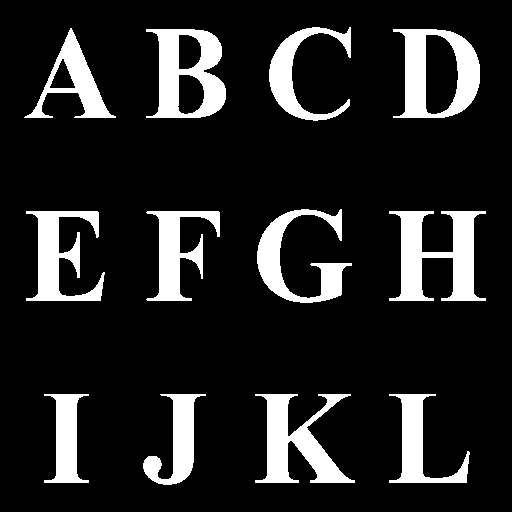
#> input picture Python/DImgP_2022/Ch10/ABC.bmp, 512 x 512 px
$ python hole_filling.py
#> lines starting #> are read from the running program, lines starting #| are printed output that depends on the picture; after the words box and inside, x2 and y2 are one past the last pixel; in counts of white or black regions, pixels touching at a corner belong together
#> in main, `img1 = cv2.imread( "ABC.bmp", -1 )`: img1: shape (512, 512); 14% white; 12 white regions, largest, box (x1, y1, x2, y2) and area: (389, 211, 486, 301) 4355, (146, 29, 226, 118) 3936, (393, 29, 480, 118) 3876
import numpy as np
import cv2

def hole_filling( f ):
	g = f.copy( )
	nr, nc = f.shape[:2]
#> nr = 512; nc = 512
	negative = 255 - f
	n, labels = cv2.connectedComponents( negative )
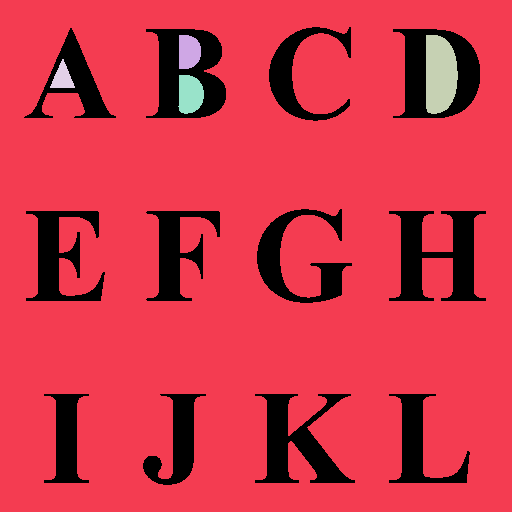
#> labels: shape (512, 512) int32; 6 distinct labels, from 0 to 5; one colour per label, 0 black
#> n = 6
	for x in range( nr ):
		for y in range( nc ):
			if labels[x,y] > 1:
				g[x,y] = 255
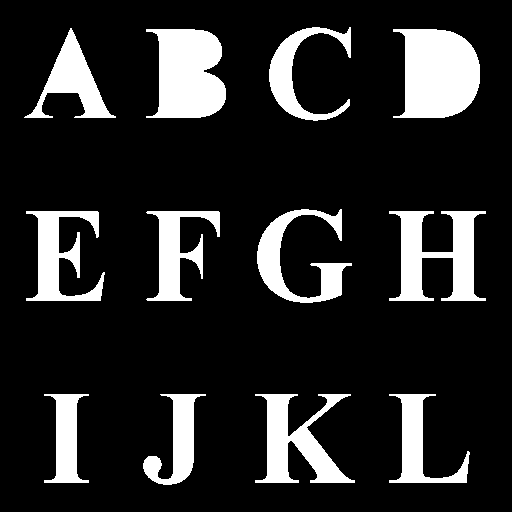
#> g: shape (512, 512); 15.6% white; 12 white regions, largest, box (x1, y1, x2, y2) and area: (393, 29, 480, 118) 6017, (146, 29, 226, 118) 5406, (389, 211, 486, 301) 4355
	return g

def main( ):
	img1 = cv2.imread( "ABC.bmp", -1 )
	img2 = hole_filling( img1 )
	cv2.imshow( "Original Image",  img1 )
	cv2.imshow( "Hole Filling", img2 )
	cv2.waitKey( 0 )

main( )

$ run again, with Python/DImgP_2022/Ch10/Bug.bmp copied over Python/DImgP_2022/Ch10/ABC.bmp
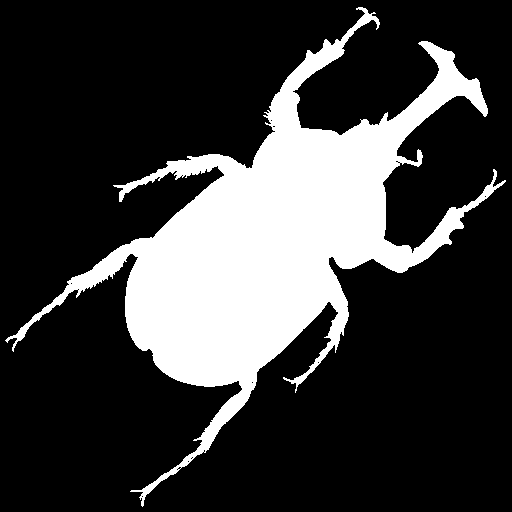
#> input picture Python/DImgP_2022/Ch10/Bug.bmp, 512 x 512 px
#> img1: shape (512, 512); 22.8% white; 1 white region, box (x1, y1, x2, y2) and area: (5, 7, 506, 507) 59843
#> in hole_filling, `n, labels = cv2.connectedComponents( negative )`:
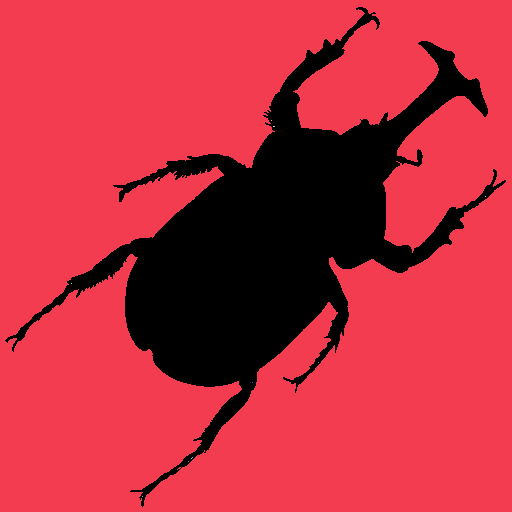
#> labels: shape (512, 512) int32; 11 distinct labels, from 0 to 10; one colour per label, 0 black
#> n = 11
